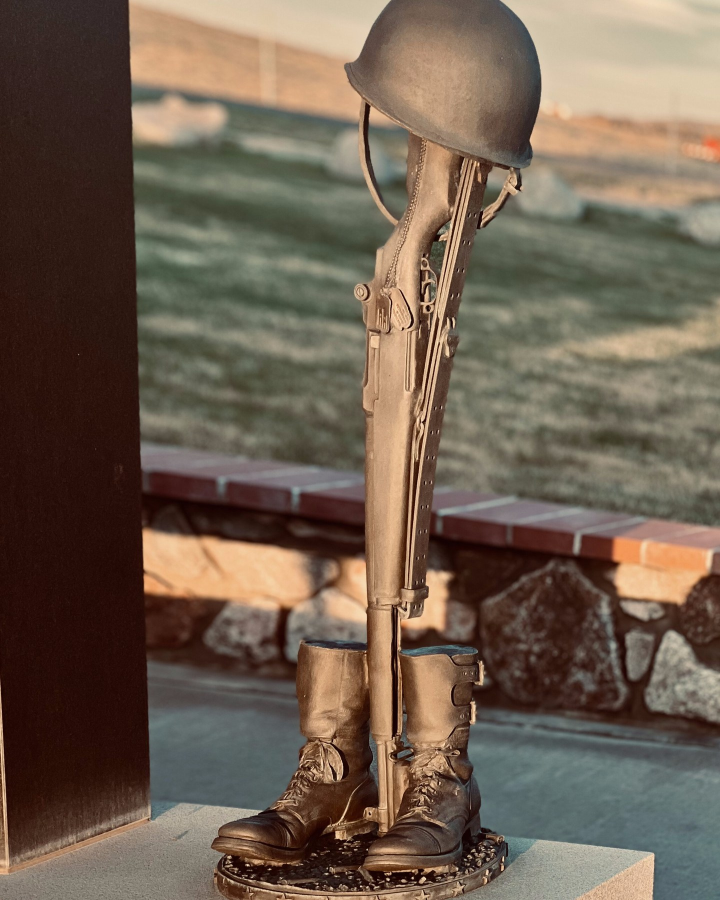
#> input picture 2026-11/VMPF_BattlefieldCross_BootsHelmet.jpg, 1440 x 1800 px (shown at 1/2 size)
$ python make_vertical.py ../2026-11/VMPF_BattlefieldCross_BootsHelmet.jpg ../2026-11/VMPF_BenchObelisk_GoldenHour.jpg ../2026-11/VMPF_BenchObelisk_GoldenHour.jpg
#> lines starting #> are read from the running program, lines starting #| are printed output that depends on the picture
"""Make a 9:16 Story image and a 9:16 Reel video from one post image.
Usage: python3 make_vertical.py <input.jpg> <out_dir> <basename>
Writes <basename>_Story.jpg (1080x1920) and <basename>_Reel.mp4 (1080x1920, 9 s slow zoom, silent audio track).
"""
import sys, subprocess, os
from PIL import Image, ImageOps, ImageFilter, ImageEnhance
src, out, base = sys.argv[1], sys.argv[2], sys.argv[3]
W, H = 1080, 1920
im = ImageOps.exif_transpose(Image.open(src)).convert('RGB')
#> im is the input picture: PIL image 1440x1800 RGB; mean R, G, B 111.3, 95.3, 80.2
# blurred fill background
s = max(W / im.width, H / im.height)
#> s = 1.07
bg = im.resize((int(im.width * s) + 1, int(im.height * s) + 1), Image.LANCZOS)
bg = bg.crop(((bg.width - W) // 2, (bg.height - H) // 2, (bg.width - W) // 2 + W, (bg.height - H) // 2 + H))
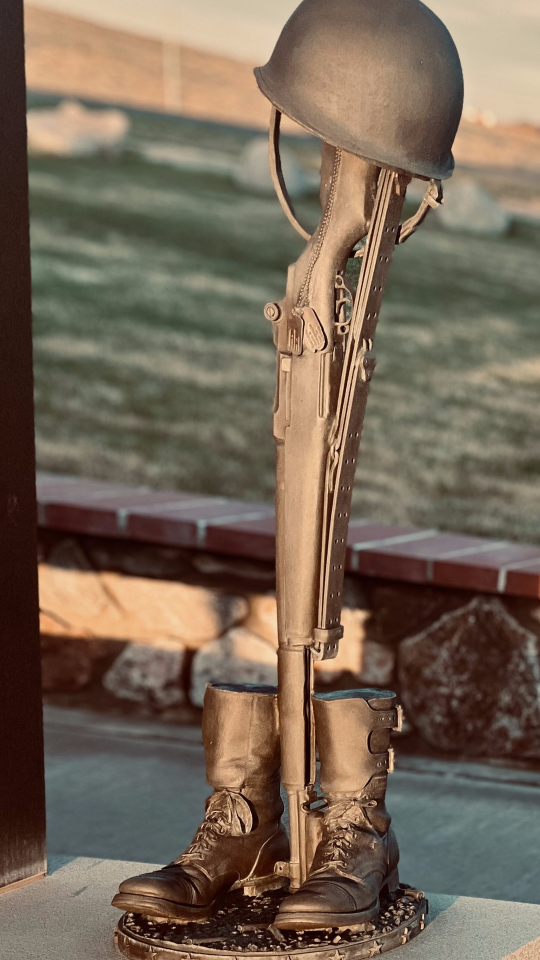
#> bg: PIL image 1080x1920 RGB (shown at 1/2 size); mean R, G, B 118, 102.3, 85.9
bg = ImageEnhance.Brightness(bg.filter(ImageFilter.GaussianBlur(40))).enhance(0.6)
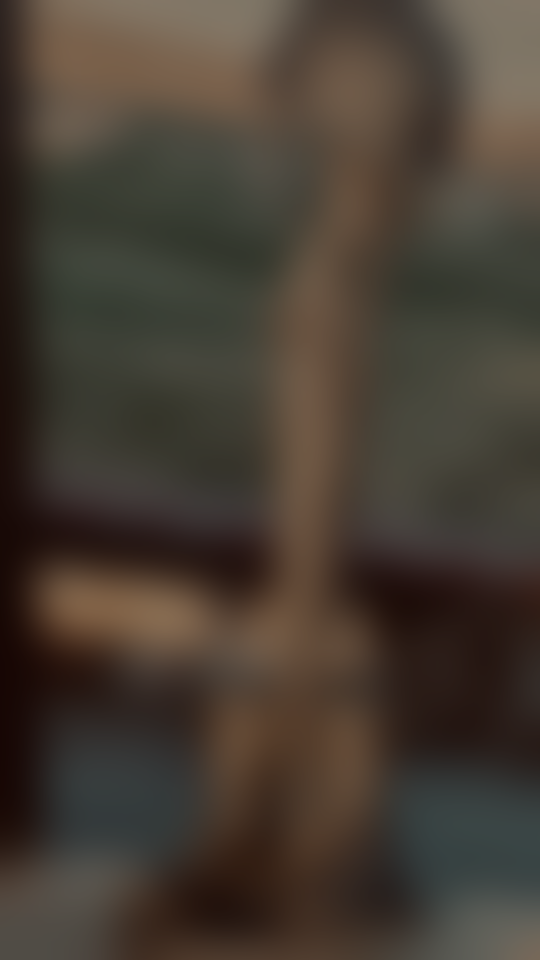
#> bg: PIL image 1080x1920 RGB (shown at 1/2 size); mean R, G, B 70.5, 61, 51.2
# sharp image centered, full width
f = W / im.width
#> f = 0.75
fg = im.resize((W, int(im.height * f)), Image.LANCZOS)
if fg.height > H:
    fg = fg.crop((0, (fg.height - H) // 2, W, (fg.height - H) // 2 + H))
bg.paste(fg, (0, (H - fg.height) // 2))
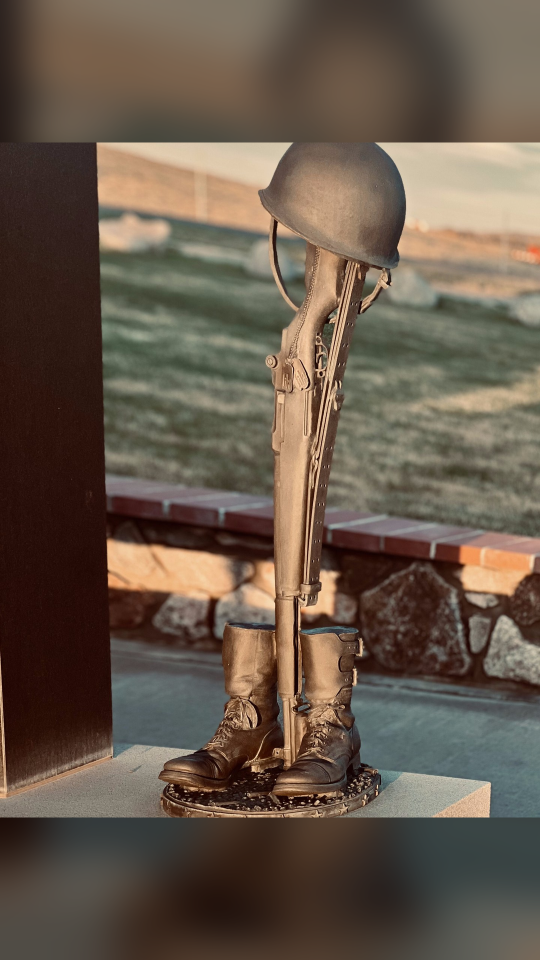
#> bg: PIL image 1080x1920 RGB (shown at 1/2 size); mean R, G, B 102.8, 88.3, 74.6
story = os.path.join(out, f'{base}_Story.jpg')
bg.save(story, quality=90, optimize=True, progressive=True)
reel = os.path.join(out, f'{base}_Reel.mp4')
frames = 270  # 9 s at 30 fps
subprocess.run(['ffmpeg', '-y', '-loglevel', 'error', '-loop', '1', '-i', story,
    '-f', 'lavfi', '-i', 'anullsrc=channel_layout=stereo:sample_rate=44100',
    '-vf', f"scale=2160:3840,zoompan=z='1+0.08*on/{frames}':x='iw/2-(iw/zoom/2)':y='ih/2-(ih/zoom/2)':d={frames}:s={W}x{H}:fps=30,format=yuv420p",
    '-t', '9', '-c:v', 'libx264', '-preset', 'veryfast', '-crf', '20', '-c:a', 'aac', '-b:a', '128k',
    '-shortest', '-movflags', '+faststart', reel], check=True)
#> (this line was passed over: subprocess is not available in this run)
print(story); print(reel)

$ run again, on 2026-11/VMPF_BenchObelisk_GoldenHour_Story.jpg
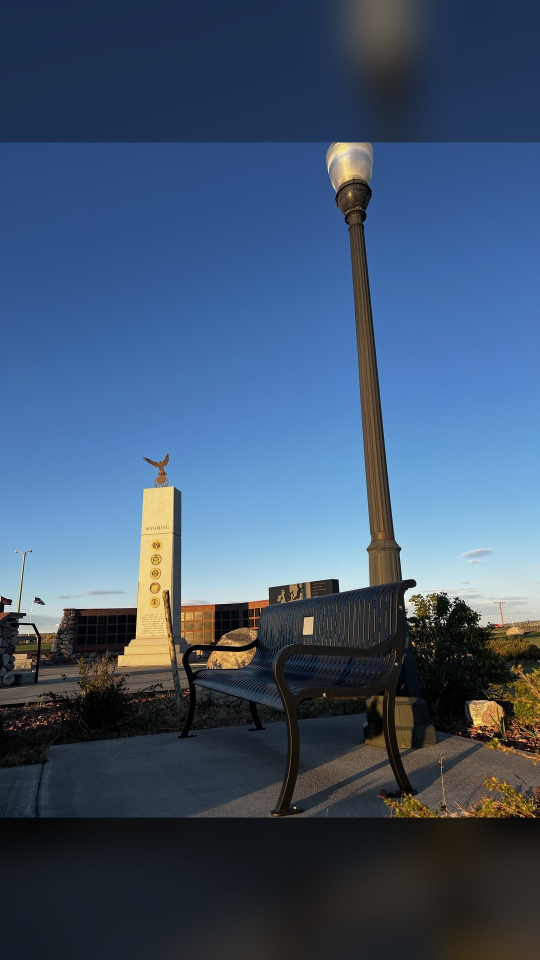
#> input picture 2026-11/VMPF_BenchObelisk_GoldenHour_Story.jpg, 1080 x 1920 px (shown at 1/2 size)
#> im is the input picture: PIL image 1080x1920 RGB; mean R, G, B 63.7, 84.4, 110.5
#> `bg = ImageEnhance.Brightness(bg.filter(ImageFilter.GaussianBlur(40)))...`:
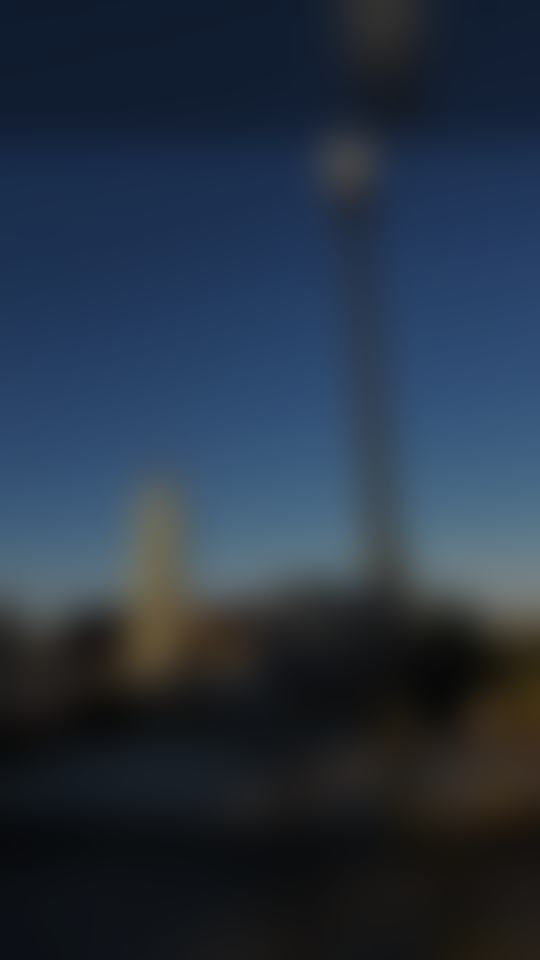
#> bg: PIL image 1080x1920 RGB (shown at 1/2 size); mean R, G, B 37.8, 50.2, 65.9

$ run again, on 2026-11/VMPF_BlueStarMemorial_Marker_Story.jpg
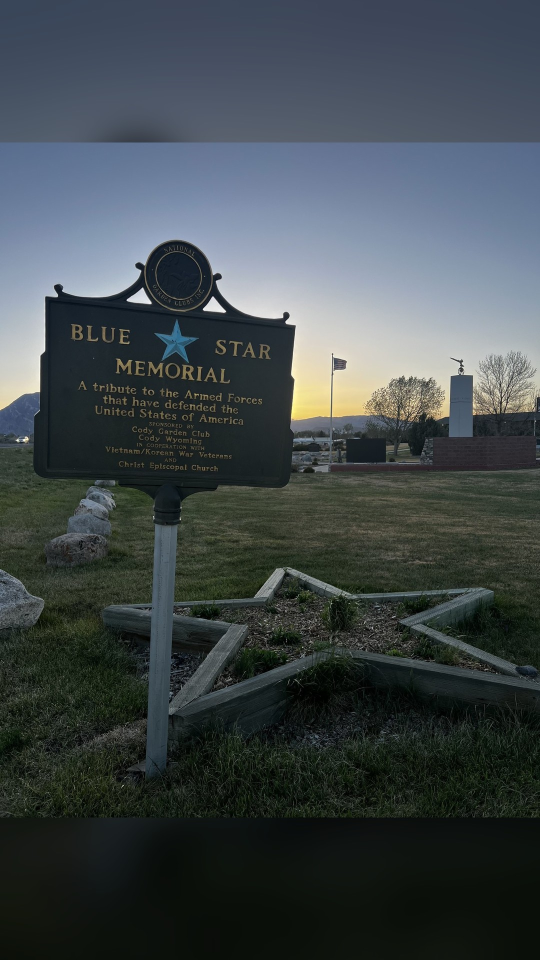
#> input picture 2026-11/VMPF_BlueStarMemorial_Marker_Story.jpg, 1080 x 1920 px (shown at 1/2 size)
#> im is the input picture: PIL image 1080x1920 RGB; mean R, G, B 63.7, 71.8, 74.5
#> `bg = ImageEnhance.Brightness(bg.filter(ImageFilter.GaussianBlur(40)))...`:
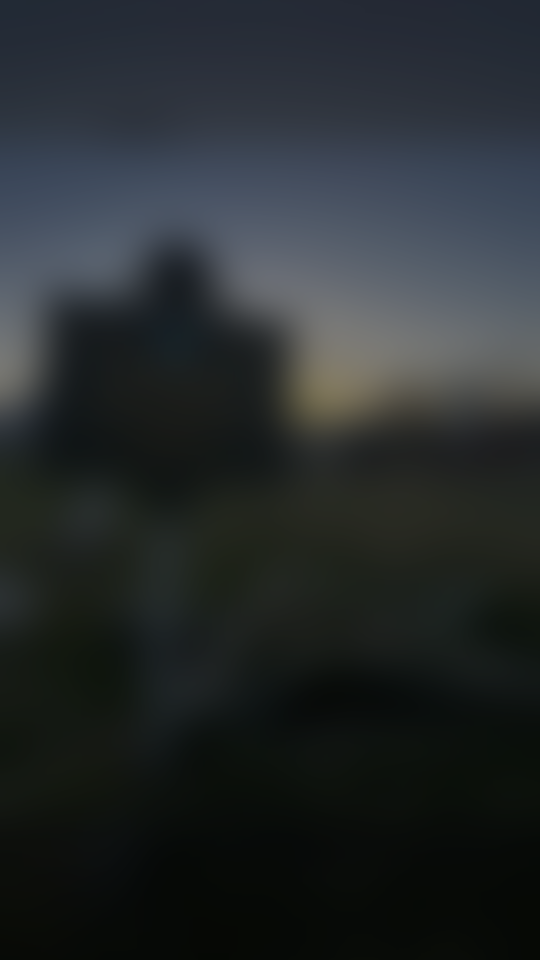
#> bg: PIL image 1080x1920 RGB (shown at 1/2 size); mean R, G, B 37.9, 42.7, 44.3
